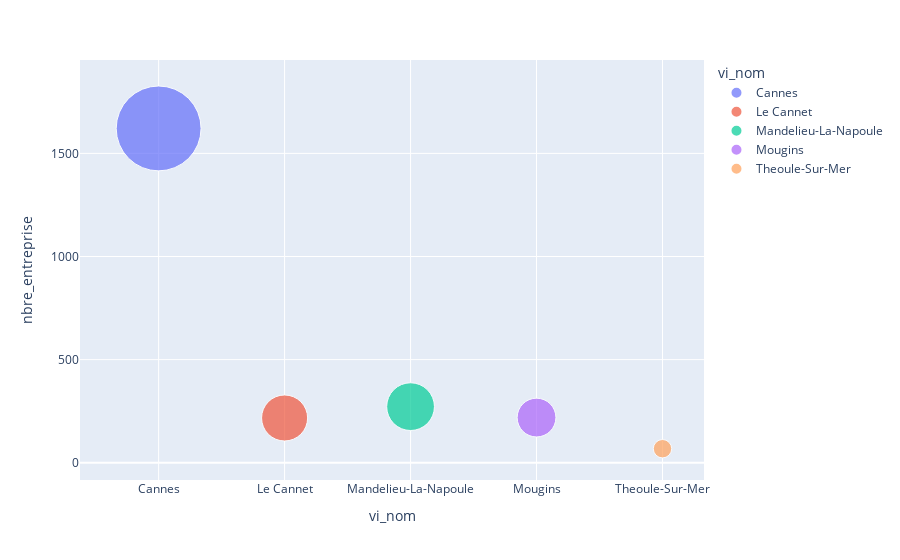

Source (notebook cell):
### Code cell
fig = px.scatter(df_hebergement_restauration, x="vi_nom", y="nbre_entreprise", size="poids", color="vi_nom", size_max=60)
fig.show()

fig.write_html("../CliiinkApp/static/img/charts/collecte_pop_hr_nuage3.html")

### Figure 1 — Plotly figure (JSON) as saved in the notebook; plotly's stock layout.template omitted (floating-point values rounded to 4 significant figures)
{"data": [{"hovertemplate": "vi_nom=%{x}<br>nbre_entreprise=%{y}<br>poids=%{marker.size}<extra></extra>", "legendgroup": "Cannes", "marker": {"color": "#636efa", "size": [7468078], "sizemode": "area", "sizeref": 2074.0, "symbol": "circle"}, "mode": "markers", "name": "Cannes", "orientation": "v", "showlegend": true, "type": "scatter", "x": ["Cannes"], "xaxis": "x", "y": [1621], "yaxis": "y"}, {"hovertemplate": "vi_nom=%{x}<br>nbre_entreprise=%{y}<br>poids=%{marker.size}<extra></extra>", "legendgroup": "Le Cannet", "marker": {"color": "#EF553B", "size": [2196647], "sizemode": "area", "sizeref": 2074.0, "symbol": "circle"}, "mode": "markers", "name": "Le Cannet", "orientation": "v", "showlegend": true, "type": "scatter", "x": ["Le Cannet"], "xaxis": "x", "y": [217], "yaxis": "y"}, {"hovertemplate": "vi_nom=%{x}<br>nbre_entreprise=%{y}<br>poids=%{marker.size}<extra></extra>", "legendgroup": "Mandelieu-La-Napoule", "marker": {"color": "#00cc96", "size": [2364881], "sizemode": "area", "sizeref": 2074.0, "symbol": "circle"}, "mode": "markers", "name": "Mandelieu-La-Napoule", "orientation": "v", "showlegend": true, "type": "scatter", "x": ["Mandelieu-La-Napoule"], "xaxis": "x", "y": [272], "yaxis": "y"}, {"hovertemplate": "vi_nom=%{x}<br>nbre_entreprise=%{y}<br>poids=%{marker.size}<extra></extra>", "legendgroup": "Mougins", "marker": {"color": "#ab63fa", "size": [1560397], "sizemode": "area", "sizeref": 2074.0, "symbol": "circle"}, "mode": "markers", "name": "Mougins", "orientation": "v", "showlegend": true, "type": "scatter", "x": ["Mougins"], "xaxis": "x", "y": [219], "yaxis": "y"}, {"hovertemplate": "vi_nom=%{x}<br>nbre_entreprise=%{y}<br>poids=%{marker.size}<extra></extra>", "legendgroup": "Theoule-Sur-Mer", "marker": {"color": "#FFA15A", "size": [351445], "sizemode": "area", "sizeref": 2074.0, "symbol": "circle"}, "mode": "markers", "name": "Theoule-Sur-Mer", "orientation": "v", "showlegend": true, "type": "scatter", "x": ["Theoule-Sur-Mer"], "xaxis": "x", "y": [68], "yaxis": "y"}], "layout": {"legend": {"itemsizing": "constant", "title": {"text": "vi_nom"}, "tracegroupgap": 0}, "margin": {"t": 60}, "xaxis": {"anchor": "y", "categoryarray": ["Cannes", "Le Cannet", "Mandelieu-La-Napoule", "Mougins", "Theoule-Sur-Mer"], "categoryorder": "array", "domain": [0, 1], "title": {"text": "vi_nom"}}, "yaxis": {"anchor": "x", "domain": [0, 1], "title": {"text": "nbre_entreprise"}}}}
